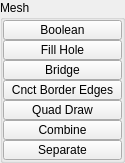
          <widget class="QGroupBox" name="Mesh">
           <property name="minimumSize">
            <size>
             <width>125</width>
             <height>0</height>
            </size>
           </property>
           <property name="maximumSize">
            <size>
             <width>125</width>
             <height>999</height>
            </size>
           </property>
           <property name="title">
            <string>Mesh</string>
           </property>
           <layout class="QVBoxLayout" name="verticalLayout_3">
            <property name="spacing">
             <number>0</number>
            </property>
            <property name="leftMargin">
             <number>0</number>
            </property>
            <property name="topMargin">
             <number>0</number>
            </property>
            <property name="rightMargin">
             <number>0</number>
            </property>
            <property name="bottomMargin">
             <number>0</number>
            </property>
            <item>
             <widget class="TkToolButton" name="tb008">
              <property name="enabled">
               <bool>true</bool>
              </property>
              <property name="minimumSize">
               <size>
                <width>0</width>
                <height>20</height>
               </size>
              </property>
              <property name="maximumSize">
               <size>
                <width>999</width>
                <height>20</height>
               </size>
              </property>
              <property name="toolTip">
               <string>Preforms a boolean union on the selected polygon objects creating a new object</string>
              </property>
              <property name="text">
               <string>Boolean</string>
              </property>
              <property name="iconSize">
               <size>
                <width>18</width>
                <height>18</height>
               </size>
              </property>
             </widget>
            </item>
            <item>
             <widget class="QPushButton" name="b001">
              <property name="enabled">
               <bool>true</bool>
              </property>
              <property name="minimumSize">
               <size>
                <width>0</width>
                <height>20</height>
               </size>
              </property>
              <property name="maximumSize">
               <size>
                <width>999</width>
                <height>20</height>
               </size>
              </property>
              <property name="toolTip">
               <string>Cap holes modifier</string>
              </property>
              <property name="text">
               <string>Fill Hole</string>
              </property>
              <property name="iconSize">
               <size>
                <width>18</width>
                <height>18</height>
               </size>
              </property>
             </widget>
            </item>
            <item>
             <widget class="TkToolButton" name="tb001">
              <property name="enabled">
               <bool>true</bool>
              </property>
              <property name="minimumSize">
               <size>
                <width>0</width>
                <height>20</height>
               </size>
              </property>
              <property name="maximumSize">
               <size>
                <width>999</width>
                <height>20</height>
               </size>
              </property>
              <property name="toolTip">
               <string>Create a bridge between two sets of edges or faces</string>
              </property>
              <property name="text">
               <string>Bridge</string>
              </property>
              <property name="iconSize">
               <size>
                <width>18</width>
                <height>18</height>
               </size>
              </property>
             </widget>
            </item>
            <item>
             <widget class="QPushButton" name="b021">
              <property name="enabled">
               <bool>true</bool>
              </property>
              <property name="minimumSize">
               <size>
                <width>0</width>
                <height>20</height>
               </size>
              </property>
              <property name="maximumSize">
               <size>
                <width>999</width>
                <height>20</height>
               </size>
              </property>
              <property name="toolTip">
               <string>Automatically build mesh between two selected edge borders.</string>
              </property>
              <property name="text">
               <string>Cnct Border Edges</string>
              </property>
              <property name="iconSize">
               <size>
                <width>18</width>
                <height>18</height>
               </size>
              </property>
             </widget>
            </item>
            <item>
             <widget class="QPushButton" name="b028">
              <property name="enabled">
               <bool>true</bool>
              </property>
              <property name="minimumSize">
               <size>
                <width>0</width>
                <height>20</height>
               </size>
              </property>
              <property name="maximumSize">
               <size>
                <width>999</width>
                <height>20</height>
               </size>
              </property>
              <property name="toolTip">
               <string>Enter quad draw tool</string>
              </property>
              <property name="text">
               <string>Quad Draw</string>
              </property>
              <property name="iconSize">
               <size>
                <width>18</width>
                <height>18</height>
               </size>
              </property>
             </widget>
            </item>
            <item>
             <widget class="TkToolButton" name="tb002">
              <property name="enabled">
               <bool>true</bool>
              </property>
              <property name="minimumSize">
               <size>
                <width>0</width>
                <height>20</height>
               </size>
              </property>
              <property name="maximumSize">
               <size>
                <width>999</width>
                <height>20</height>
               </size>
              </property>
              <property name="toolTip">
               <string>Combine the selected polygon objects into one single object to allow operations such as merges or face trims</string>
              </property>
              <property name="text">
               <string>Combine</string>
              </property>
              <property name="iconSize">
               <size>
                <width>18</width>
                <height>18</height>
               </size>
              </property>
             </widget>
            </item>
            <item>
             <widget class="QPushButton" name="b002">
              <property name="enabled">
               <bool>true</bool>
              </property>
              <property name="minimumSize">
               <size>
                <width>0</width>
                <height>20</height>
               </size>
              </property>
              <property name="maximumSize">
               <size>
                <width>999</width>
                <height>20</height>
               </size>
              </property>
              <property name="toolTip">
               <string>Separates the selected polygonobject shells or the shells of any selected faces from the object into one object into distinct objects</string>
              </property>
              <property name="text">
               <string>Separate</string>
              </property>
              <property name="iconSize">
               <size>
                <width>18</width>
                <height>18</height>
               </size>
              </property>
             </widget>
            </item>
           </layout>
          </widget>
